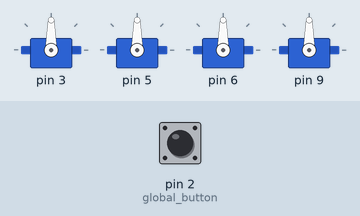
Simulated run of this sketch. Board: Arduino Uno, built with avr-gcc and run on an emulated ATmega328P. Parts: 4 × servo. Inputs (shaded band) come from the test bench; at power-on: pin 2 (global_button) HIGH.

Above: at 1.2 s.
1.3 s: pin 2 (global_button) pulled LOW for 0.15 s
At 3.7 s:
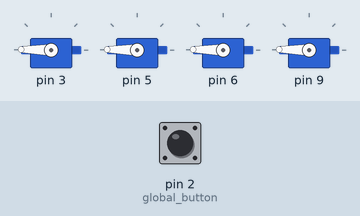
4.3 s: pin 2 (global_button) pulled LOW for 1 s
At 7.0 s:
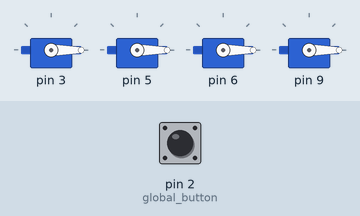
7.3 s: pin 2 (global_button) pulled LOW for 0.15 s
At 7.7 s:
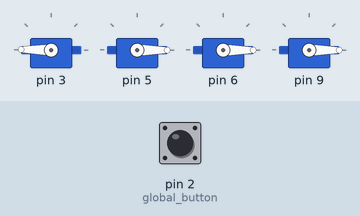
10.3 s: pin 2 (global_button) pulled LOW for 3.2 s
At 10.6 s:
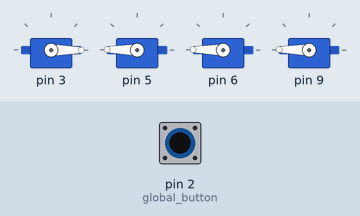
Timing chart, 0 to 13.3 s (numbered marks = the images above; inputs shaded):
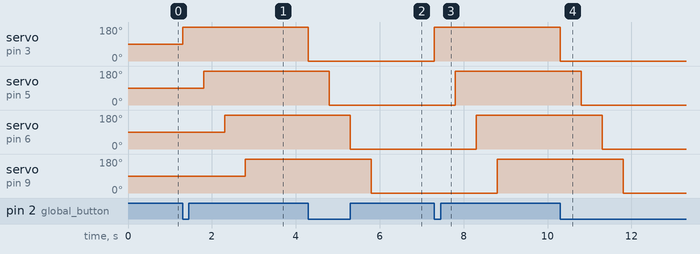

The sketch:

sketch_170729ServoSerial_Signboard.ino
```cpp
/*
  Servo(s) control via Serial, Button for caps of perfume bottles
  movie: https://youtu.be/TcauUesZbas
  modified 2017/July/28
  by Tada Matz
*/

#include <Servo.h>

class ButtonServo : public Servo {
  public:
    int buttonPin;
    int pastButtonState;
    int servoPin;
    int servoVal;
    void registerPin(int _buttonPin, int _servoPin) {
      buttonPin = _buttonPin;
      pastButtonState = HIGH;
      servoPin = _servoPin;
      servoVal = 0;
      if (buttonPin >= 0) pinMode(buttonPin, INPUT_PULLUP);
      attach(servoPin, 800, 2300); // parameters for GWS 2BBMG ref: http://tetsuakibaba.jp/index.php?page=workshop/ServoBasis/main
    }
    boolean isButtonPushed() {
      if (buttonPin >= 0) if (digitalRead(buttonPin) == LOW) return true;
        else return false;
    }
    boolean isButtonClicked() {
      int currentButtonState;
      if (buttonPin >= 0) currentButtonState = digitalRead(buttonPin);
      if (pastButtonState == HIGH && currentButtonState == LOW) servoVal = 180 - servoVal;
      pastButtonState = currentButtonState;
    }
    void rotateByPush() {
      if (isButtonPushed()) write(180);
      else write(0);
    }
    void rotateByClick() {
      isButtonClicked();
      write(servoVal);
    }
};

ButtonServo bss[4];
int servoDelay = 500;

void rotateBySerial() { // example command : S1180 means that the servo whose id = 1 rotates 180 degrees
  if (Serial.available() > 0) {
    String inputStr = Serial.readStringUntil("\n");
    if (inputStr.charAt(0) == 'S') {
      char c1 = inputStr.charAt(1);
      if (c1 == 'A') {
        int val = inputStr.substring(2, 5).toInt();
        val = constrain(val, 0, 179);     // scale it to use it with the servo (value between 0 and 180)
        for (int i = 0; i < sizeof(bss) / sizeof(bss[0]); i++) {
          bss[i].attach(bss[i].servoPin, 800, 2300);
          bss[i].write(val);                  // sets the servo position according to the scaled value}
          delay(servoDelay);
          bss[i].detach();
        }
        Serial.println(val);
      } else if (c1 == 'D') {
        int val = inputStr.substring(2, 5).toInt();
        servoDelay = val * 10;     // scale it to use it with the servo (value between 0 and 180)
        Serial.println(servoDelay);
      } else {
        int i = (int)(inputStr.charAt(1) - '0');
        if (0 <= i && i < sizeof(bss) / sizeof(bss[0])) {
          int val = inputStr.substring(2, 5).toInt();
          val = constrain(val, 0, 179);     // scale it to use it with the servo (value between 0 and 180)
          bss[i].attach(bss[i].servoPin, 800, 2300);
          bss[i].write(val);                  // sets the servo position according to the scaled value}
          delay(servoDelay);
          bss[i].detach();
          Serial.println(servoDelay);
        }
      }
    }
  }
}

void setup() {
  bss[0].registerPin(-1, 3);
  bss[1].registerPin(-1, 5);
  bss[2].registerPin(-1, 6);
  bss[3].registerPin(-1, 9);
  Serial.begin(9600);

  pinMode(2, INPUT_PULLUP); //global button
}

int pastButtonState = HIGH;
int state = 0;

void loop() {
  // choose a way of control from Push, Click, or Serial.
  rotateBySerial();

  int currentButtonState = digitalRead(2);
  if (pastButtonState == HIGH && currentButtonState == LOW) {
    state = 1 - state;
    int val = (state == 0) ? 0 : 179;
    for (int i = 0; i < sizeof(bss) / sizeof(bss[0]); i++) {
      bss[i].attach(bss[i].servoPin, 800, 2300);
      bss[i].write(val);                  // sets the servo position according to the scaled value}
      delay(servoDelay);
      bss[i].detach();
    }
  }
  pastButtonState = currentButtonState;
}
```

Measured:
- after the input at 1.3 s, servo on pin 3: 90° → 179° at once; servo on pin 5: 90° → 179° after 0.50 s; servo on pin 6: 90° → 179° after 1.0 s; servo on pin 9: 90° → 179° after 1.5 s
- after the input at 4.3 s, servo on pin 3: 179° → 0° at once; servo on pin 5: 179° → 0° after 0.50 s; servo on pin 6: 179° → 0° after 1.0 s; servo on pin 9: 179° → 0° after 1.5 s
- after the input at 7.3 s, servo on pin 3: 0° → 179° at once; servo on pin 5: 0° → 179° after 0.50 s; servo on pin 6: 0° → 179° after 1.0 s; servo on pin 9: 0° → 179° after 1.5 s
- after the input at 10.3 s, servo on pin 3: 179° → 0° at once; servo on pin 5: 179° → 0° after 0.50 s; servo on pin 6: 179° → 0° after 1.0 s; servo on pin 9: 179° → 0° after 1.5 s
